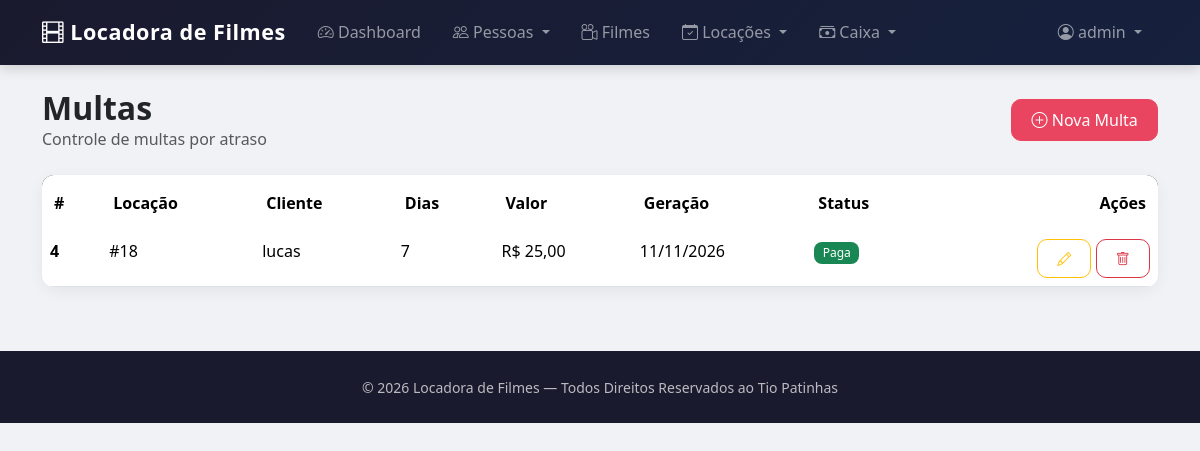
/multas/ (signed in), run on the app's committed database.
### locacoes/models.py (models this page shows, shortened)
class Multa(models.Model):
    STATUS_CHOICES = [
        ('P', 'Pendente'),
        ('Q', 'Paga'),
        ('C', 'Cancelada'),
    ]
    locacao = models.ForeignKey(Locacao, on_delete=models.CASCADE, related_name='multas', verbose_name='Locação')
    valor = models.DecimalField(max_digits=10, decimal_places=2, verbose_name='Valor da Multa')
    dias_atraso = models.PositiveIntegerField(verbose_name='Dias de Atraso')
    data_geracao = models.DateField(auto_now_add=True, verbose_name='Data de Geração')
    data_pagamento = models.DateField(null=True, blank=True, verbose_name='Data de Pagamento')
    status = models.CharField(max_length=1, choices=STATUS_CHOICES, default='P', verbose_name='Status')
    class Meta:
        verbose_name = 'Multa'
        verbose_name_plural = 'Multas'
        ordering = ['-data_geracao']

class Locacao(models.Model):
    STATUS_CHOICES = [
        ('A', 'Aberta'),
        ('F', 'Finalizada'),
        ('C', 'Cancelada'),
    ]
    cliente = models.ForeignKey(Cliente, on_delete=models.PROTECT, related_name='locacoes', verbose_name='Cliente')
    funcionario = models.ForeignKey(Funcionario, on_delete=models.PROTECT, related_name='locacoes', verbose_name='Funcionário')
    data_locacao = models.DateField(verbose_name='Data da Locação')
    data_devolucao = models.DateField(verbose_name='Data Prevista de Devolução')
    real_data_devolucao = models.DateField(null=True, blank=True, verbose_name='Data Real de Devolução')
    valor = models.DecimalField(max_digits=10, decimal_places=2, default=0, verbose_name='Valor Total')
    status = models.CharField(max_length=1, choices=STATUS_CHOICES, default='A', verbose_name='Status')
    multa_aplicada = models.DecimalField(max_digits=10, decimal_places=2, default=0, verbose_name='Multa Aplicada')
    registrado_caixa = models.BooleanField(default=False, verbose_name='Registrado no Caixa')
    filmes = models.ManyToManyField(Filme, through='LocacaoFilme', related_name='locacoes')
    class Meta:
        verbose_name = 'Locação'
        verbose_name_plural = 'Locações'
        ordering = ['-data_locacao']

### pessoas/models.py (models this page shows, shortened)
class Pessoa(models.Model):
    nome = models.CharField(max_length=100, verbose_name='Nome')
    cpf = models.CharField(max_length=14, unique=True, verbose_name='CPF')
    telefone = models.CharField(max_length=15, verbose_name='Telefone')
    email = models.EmailField(max_length=100, verbose_name='E-mail')
    endereco = models.CharField(max_length=200, verbose_name='Endereço')
    foto = models.ImageField(upload_to='pessoas/', null=True, blank=True, verbose_name='Foto')
    class Meta:
        abstract = True

class Cliente(Pessoa):
    data_cadastro = models.DateField(auto_now_add=True, verbose_name='Data de Cadastro')
    ativo = models.BooleanField(default=True, verbose_name='Ativo')
    documento = models.BooleanField(default=False, verbose_name='Documento Entregue')
    class Meta:
        verbose_name = 'Cliente'
        verbose_name_plural = 'Clientes'
        ordering = ['nome']

### locacoes/views.py (the view)
# urls.py: path('multas/', MultaListView.as_view(), name='multas'),
class MultaListView(LoginRequiredMixin, PermissionRequiredMixin, ListView):
    permission_required = 'locacoes.view_multa'
    model = Multa
    template_name = 'multas.html'
    context_object_name = 'multas'
    paginate_by = 10

### locacoes/templates/multas.html (shortened to what this page needs)
{% extends 'principal.html' %}
{% load django_bootstrap5 %}
{% block content %}
<div class="container mt-4">
    <div class="d-flex justify-content-between align-items-center mb-4">
        <div>
            <h2 class="fw-bold mb-0">Multas</h2>
            <p class="text-muted mb-0">Controle de multas por atraso</p>
        </div>
        {% if perms.locacoes.add_multa %}
        <a href="{% url 'multa_nova' %}" class="btn btn-accent">
            <i class="bi bi-plus-circle"></i> Nova Multa
        </a>
        {% endif %}
    </div>
    <div class="card">
        <div class="card-body p-0">
            <div class="table-responsive">
                <table class="table table-hover mb-0">
                    <thead>
                        <tr>
                            <th>#</th>
                            <th>Locação</th>
                            <th>Cliente</th>
                            <th>Dias</th>
                            <th>Valor</th>
                            <th>Geração</th>
                            <th>Status</th>
                            <th class="text-end">Ações</th>
                        </tr>
                    </thead>
                    <tbody>
                        {% for multa in multas %}
                        <tr>
                            <td class="fw-semibold">{{ multa.id }}</td>
                            <td>#{{ multa.locacao.id }}</td>
                            <td>{{ multa.locacao.cliente.nome }}</td>
                            <td>{{ multa.dias_atraso }}</td>
                            <td>R$ {{ multa.valor }}</td>
                            <td>{{ multa.data_geracao|date:"d/m/Y" }}</td>
                            <td>
                                {% if multa.status == 'P' %}
                                    <span class="badge bg-warning text-dark">Pendente</span>
                                {% elif multa.status == 'Q' %}
                                    <span class="badge bg-success">Paga</span>
                                {% else %}
                                    <span class="badge bg-secondary">Cancelada</span>
                                {% endif %}
                            </td>
                            <td class="text-end">
                                {% if perms.locacoes.change_multa %}
                                <a href="{% url 'multa_editar' multa.pk %}" class="btn btn-sm btn-outline-warning"><i class="bi bi-pencil"></i></a>
                                {% endif %}
                                {% if perms.locacoes.delete_multa %}
                                <a href="{% url 'multa_excluir' multa.pk %}" class="btn btn-sm btn-outline-danger"><i class="bi bi-trash"></i></a>
                                {% endif %}
                            </td>
                        </tr>
                        {% empty %}
                        <tr>
                            <td colspan="8" class="text-center text-muted py-5">Nenhuma multa registrada.</td>
                        </tr>
                        {% endfor %}
                    </tbody>
                </table>
            </div>
        </div>
    </div>
</div>
{% endblock %}

### home/templates/principal.html (shortened to what this page needs)
{% load static %}
{% load django_bootstrap5 %}
<!DOCTYPE html>
<html lang="pt-br">
<head>
    <link href="https://cdn.jsdelivr.net/npm/bootstrap@5.3.3/dist/css/bootstrap.min.css" rel="stylesheet">
    <link href="https://cdn.jsdelivr.net/npm/bootstrap-icons@1.11.3/font/bootstrap-icons.min.css" rel="stylesheet">
</head>
<body>
    <nav class="navbar navbar-expand-lg navbar-dark navbar-custom">
        <div class="container">
            <a class="navbar-brand" href="{% url 'home' %}">
                <i class="bi bi-film"></i> Locadora de Filmes
            </a>
            <div class="collapse navbar-collapse" id="navbarNav">
                <ul class="navbar-nav me-auto">
                    {% if request.user.is_authenticated %}
                    <li class="nav-item">
                        <a class="nav-link" href="{% url 'home' %}">
                            <i class="bi bi-speedometer2"></i> Dashboard
                        </a>
                    </li>
                    {% endif %}
                    {% if perms.pessoas.view_cliente or perms.pessoas.view_funcionario %}
                    <li class="nav-item dropdown">
                        <a class="nav-link dropdown-toggle" href="#" role="button" data-bs-toggle="dropdown">
                            <i class="bi bi-people"></i> Pessoas
                        </a>
                    </li>
                    {% endif %}
                    {% if perms.filmes.view_filme %}
                    <li class="nav-item">
                        <a class="nav-link" href="{% url 'filmes' %}">
                            <i class="bi bi-camera-reels"></i> Filmes
                        </a>
                    </li>
                    {% endif %}
                    {% if perms.locacoes.view_locacao or perms.locacoes.view_multa %}
                    <li class="nav-item dropdown">
                        <a class="nav-link dropdown-toggle" href="#" role="button" data-bs-toggle="dropdown">
                            <i class="bi bi-calendar-check"></i> Locações
                        </a>
                    </li>
                    {% endif %}
                    {% if perms.caixa.view_caixa or perms.caixa.view_transacao or perms.caixa.view_compravendafilme %}
                    <li class="nav-item dropdown">
                        <a class="nav-link dropdown-toggle" href="#" role="button" data-bs-toggle="dropdown">
                            <i class="bi bi-cash-stack"></i> Caixa
                        </a>
                    </li>
                    {% endif %}
                </ul>
                <ul class="navbar-nav ms-auto">
                    {% if request.user.is_authenticated %}
                        <li class="nav-item dropdown">
                            <a class="nav-link dropdown-toggle" href="#" role="button" data-bs-toggle="dropdown">
                                <i class="bi bi-person-circle"></i> {{ request.user.username }}
                            </a>
                        </li>
                    {% else %}
                        <li class="nav-item">
                            <a class="nav-link" href="{% url 'login' %}">
                                <i class="bi bi-box-arrow-in-right"></i> Login
                            </a>
                        </li>
                    {% endif %}
                </ul>
            </div>
        </div>
    </nav>
    <main>
        {% block content %}{% endblock %}
    </main>
    <footer class="text-center">
        <div class="container">
            <small>© {% now "Y" %} Locadora de Filmes — Todos Direitos Reservados ao Tio Patinhas</small>
        </div>
    </footer>
</body>
</html>

### home/templates/principal.html (style rules this page uses)
:root { --primary: #1a1a2e; --secondary: #16213e; --accent: #e94560; --accent-hover: #ff6b81; --light-bg: #f8f9fa; }
body { background-color: #f0f2f5; font-family: 'Segoe UI', system-ui, -apple-system, sans-serif; }
.navbar-custom { background: linear-gradient(135deg, var(--primary), var(--secondary)); box-shadow: 0 4px 12px rgba(0,0,0,0.15); padding: 0.7rem 0; }
.navbar-custom .navbar-brand { font-weight: 700; font-size: 1.35rem; letter-spacing: 0.5px; }
.navbar-custom .nav-link { font-weight: 500; padding: 0.5rem 1rem !important; border-radius: 8px; transition: all 0.2s; }
.card { border: none; border-radius: 16px; box-shadow: 0 4px 16px rgba(0,0,0,0.06); transition: transform 0.2s, box-shadow 0.2s; }
.btn { border-radius: 10px; font-weight: 500; padding: 0.5rem 1.2rem; }
.btn-accent { background-color: var(--accent); border-color: var(--accent); color: white; }
.table { border-radius: 12px; overflow: hidden; }
.table thead { background-color: var(--primary); color: white; }
.table thead th { border: none; font-weight: 600; padding: 1rem 0.75rem; }
.table tbody tr { transition: background-color 0.15s; }
.badge { font-weight: 500; padding: 0.4em 0.7em; border-radius: 8px; }
footer { background: var(--primary); color: rgba(255,255,255,0.7); padding: 1.5rem 0; margin-top: 4rem; }

### data on the page
Multa: id "4", locacao.id "18", locacao.cliente.nome "lucas", dias_atraso "7", valor "25,00", data_geracao "11/11/2026", status "Paga"

### other printed values
{{ request.user.username }} "admin"
